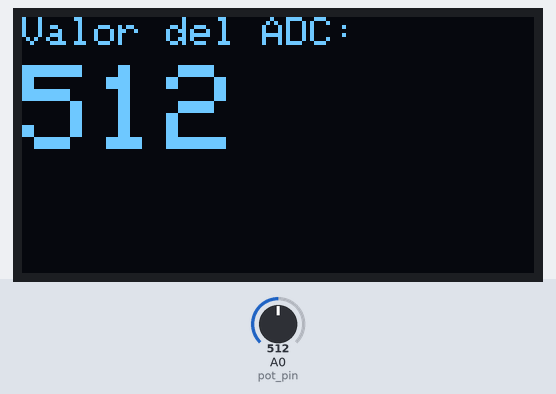
Bench run of a sketch on a simulated Arduino Uno, built with avr-gcc and run on an emulated ATmega328P. Parts: 128×64 one-colour display. The inputs (shaded band) are chosen by the test bench; at power-on: A0 (pot_pin) = 512. The display library's start-up logo is not drawn.

Above: at 1.2 s.
1.3 s: A0 (pot_pin) set to 716
At 2.8 s:
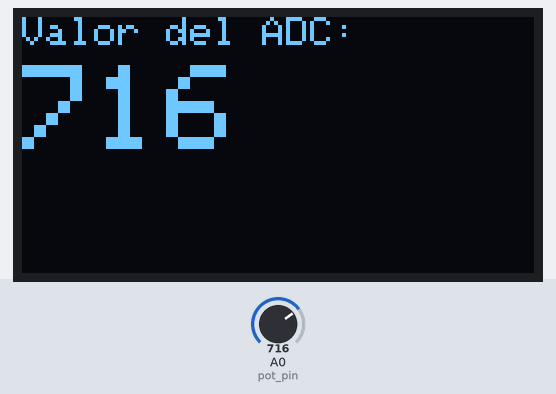
3.1 s: A0 (pot_pin) set to 900
At 3.7 s:
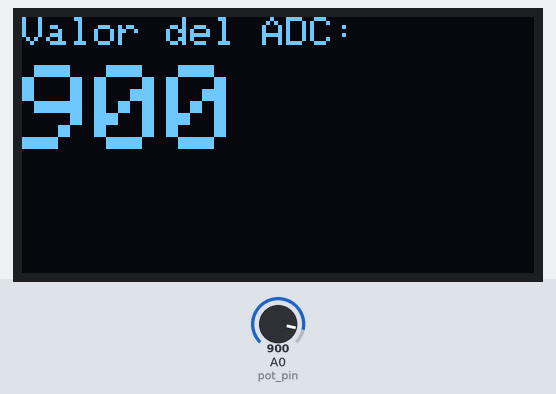
4.7 s: A0 (pot_pin) set to 1023
At 5.6 s:
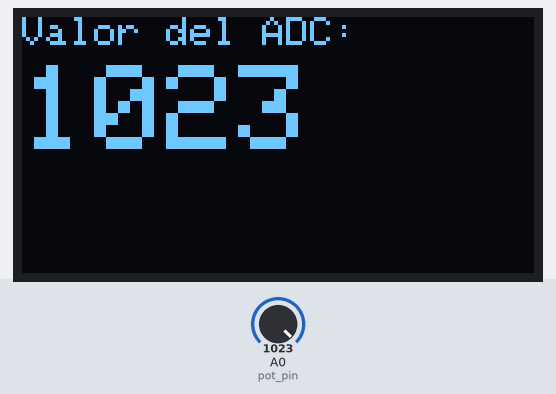
Timing chart, 0 to 7.7 s (numbered marks = the images above; inputs shaded):
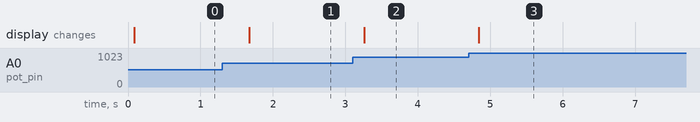

Measured:
- after the input at 1.3 s, the display: changes after 0.37 s (image 1)
- after the input at 3.1 s, the display: changes after 0.16 s (image 2)
- after the input at 4.7 s, the display: changes after 0.14 s (image 3)

The sketch:

Practica_No._3.ino
```cpp
/*
   Fundacion Kinal
   Centro educativo tecnico laboral Kinal
   Quinto perito
   Quinto electronica
   Codigo Tecnico: EB5BV
   Curso: Taller de electronica digital y reparacion de computadoras I
   Proyecto: practica 3 - parte 2 - pantalla oled
   Dev: Profe. Alejandro Lopez Navas
   Fecha: 16 de julio.
*/


#include <Wire.h>
#include <Adafruit_GFX.h>
#include <Adafruit_SSD1306.h>

#define width_oled 128
#define height_oled 64
#define pot_pin A0

Adafruit_SSD1306 oled_display(width_oled, height_oled, &Wire, -1);

unsigned int adc_valor;

void setup() {

  if (!oled_display.begin(SSD1306_SWITCHCAPVCC, 0x3C)) {
    while (1);
  }

  oled_display.setTextSize(1);
  oled_display.setTextColor(SSD1306_WHITE);
  oled_display.display();
}

void loop() {
  adc_valor = analogRead(pot_pin);

  oled_display.clearDisplay();
  oled_display.setTextSize(1);
  oled_display.setCursor(0, 0);
  oled_display.println("Valor del ADC:");
  oled_display.setTextSize(3);
  oled_display.setCursor(0, 12);
  oled_display.println(adc_valor);
  oled_display.display();

  delay(500);
}
```
